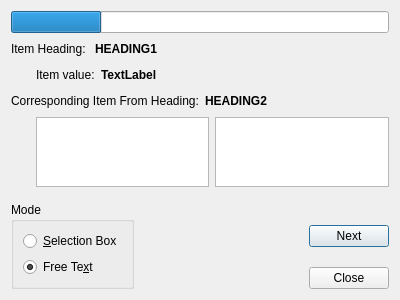
<?xml version="1.0" encoding="UTF-8"?>
<ui version="4.0">
 <class>QuizDialog</class>
 <widget class="QDialog" name="QuizDialog">
  <property name="geometry">
   <rect>
    <x>0</x>
    <y>0</y>
    <width>400</width>
    <height>300</height>
   </rect>
  </property>
  <property name="windowTitle">
   <string>Quiz</string>
  </property>
  <layout class="QVBoxLayout" name="verticalLayout_3">
   <item>
    <widget class="QProgressBar" name="progressBar">
     <property name="value">
      <number>24</number>
     </property>
     <property name="textVisible">
      <bool>false</bool>
     </property>
     <property name="invertedAppearance">
      <bool>false</bool>
     </property>
    </widget>
   </item>
   <item>
    <widget class="QWidget" name="widget_6" native="true">
     <layout class="QHBoxLayout" name="horizontalLayout_5">
      <property name="leftMargin">
       <number>0</number>
      </property>
      <property name="topMargin">
       <number>0</number>
      </property>
      <property name="rightMargin">
       <number>0</number>
      </property>
      <property name="bottomMargin">
       <number>0</number>
      </property>
      <item>
       <widget class="QLabel" name="label">
        <property name="text">
         <string>Item Heading: </string>
        </property>
       </widget>
      </item>
      <item>
       <widget class="QLabel" name="labelHeading1">
        <property name="font">
         <font>
          <weight>75</weight>
          <bold>true</bold>
         </font>
        </property>
        <property name="text">
         <string>HEADING1</string>
        </property>
       </widget>
      </item>
      <item>
       <spacer name="horizontalSpacer_3">
        <property name="orientation">
         <enum>Qt::Horizontal</enum>
        </property>
        <property name="sizeHint" stdset="0">
         <size>
          <width>40</width>
          <height>20</height>
         </size>
        </property>
       </spacer>
      </item>
     </layout>
    </widget>
   </item>
   <item>
    <widget class="QWidget" name="widget_4" native="true">
     <layout class="QHBoxLayout" name="horizontalLayout_3">
      <property name="leftMargin">
       <number>25</number>
      </property>
      <property name="topMargin">
       <number>0</number>
      </property>
      <property name="rightMargin">
       <number>0</number>
      </property>
      <property name="bottomMargin">
       <number>0</number>
      </property>
      <item>
       <widget class="QLabel" name="label_2">
        <property name="text">
         <string>Item value:</string>
        </property>
       </widget>
      </item>
      <item>
       <widget class="QLabel" name="labelDataFrom1">
        <property name="font">
         <font>
          <weight>75</weight>
          <bold>true</bold>
         </font>
        </property>
        <property name="text">
         <string>TextLabel</string>
        </property>
       </widget>
      </item>
      <item>
       <spacer name="horizontalSpacer_5">
        <property name="orientation">
         <enum>Qt::Horizontal</enum>
        </property>
        <property name="sizeHint" stdset="0">
         <size>
          <width>40</width>
          <height>20</height>
         </size>
        </property>
       </spacer>
      </item>
     </layout>
    </widget>
   </item>
   <item>
    <widget class="QWidget" name="widget_7" native="true">
     <layout class="QHBoxLayout" name="horizontalLayout_6">
      <property name="leftMargin">
       <number>0</number>
      </property>
      <property name="topMargin">
       <number>0</number>
      </property>
      <property name="rightMargin">
       <number>0</number>
      </property>
      <property name="bottomMargin">
       <number>0</number>
      </property>
      <item>
       <widget class="QLabel" name="label_3">
        <property name="text">
         <string>Corresponding Item From Heading:</string>
        </property>
       </widget>
      </item>
      <item>
       <widget class="QLabel" name="labelHeading2">
        <property name="font">
         <font>
          <weight>75</weight>
          <bold>true</bold>
         </font>
        </property>
        <property name="text">
         <string>HEADING2</string>
        </property>
       </widget>
      </item>
      <item>
       <spacer name="horizontalSpacer_4">
        <property name="orientation">
         <enum>Qt::Horizontal</enum>
        </property>
        <property name="sizeHint" stdset="0">
         <size>
          <width>40</width>
          <height>20</height>
         </size>
        </property>
       </spacer>
      </item>
     </layout>
    </widget>
   </item>
   <item>
    <widget class="QWidget" name="widget_5" native="true">
     <layout class="QHBoxLayout" name="horizontalLayout_4">
      <property name="leftMargin">
       <number>25</number>
      </property>
      <property name="topMargin">
       <number>0</number>
      </property>
      <property name="rightMargin">
       <number>0</number>
      </property>
      <property name="bottomMargin">
       <number>0</number>
      </property>
      <item>
       <widget class="QPlainTextEdit" name="textAnswer"/>
      </item>
      <item>
       <widget class="QListView" name="listAnswer">
        <property name="selectionMode">
         <enum>QAbstractItemView::NoSelection</enum>
        </property>
       </widget>
      </item>
     </layout>
    </widget>
   </item>
   <item>
    <widget class="QWidget" name="widget_3" native="true">
     <layout class="QHBoxLayout" name="horizontalLayout_2">
      <property name="leftMargin">
       <number>0</number>
      </property>
      <property name="rightMargin">
       <number>0</number>
      </property>
      <property name="bottomMargin">
       <number>0</number>
      </property>
      <item>
       <widget class="QGroupBox" name="groupBox">
        <property name="title">
         <string>Mode</string>
        </property>
        <layout class="QVBoxLayout" name="verticalLayout">
         <item>
          <widget class="QRadioButton" name="radioSelection">
           <property name="text">
            <string>&amp;Selection Box</string>
           </property>
           <property name="checked">
            <bool>false</bool>
           </property>
          </widget>
         </item>
         <item>
          <widget class="QRadioButton" name="radioFreeText">
           <property name="text">
            <string>Free Te&amp;xt</string>
           </property>
           <property name="checked">
            <bool>true</bool>
           </property>
          </widget>
         </item>
        </layout>
       </widget>
      </item>
      <item>
       <spacer name="horizontalSpacer_2">
        <property name="orientation">
         <enum>Qt::Horizontal</enum>
        </property>
        <property name="sizeHint" stdset="0">
         <size>
          <width>40</width>
          <height>20</height>
         </size>
        </property>
       </spacer>
      </item>
      <item>
       <widget class="QWidget" name="widget" native="true">
        <layout class="QVBoxLayout" name="verticalLayout_2">
         <property name="rightMargin">
          <number>0</number>
         </property>
         <property name="bottomMargin">
          <number>0</number>
         </property>
         <item>
          <widget class="QWidget" name="widget_2" native="true">
           <layout class="QHBoxLayout" name="horizontalLayout">
            <property name="rightMargin">
             <number>0</number>
            </property>
            <item>
             <spacer name="horizontalSpacer">
              <property name="orientation">
               <enum>Qt::Horizontal</enum>
              </property>
              <property name="sizeHint" stdset="0">
               <size>
                <width>40</width>
                <height>20</height>
               </size>
              </property>
             </spacer>
            </item>
            <item>
             <widget class="QPushButton" name="buttonNext">
              <property name="text">
               <string>Next</string>
              </property>
             </widget>
            </item>
           </layout>
          </widget>
         </item>
         <item>
          <widget class="QDialogButtonBox" name="buttonBox">
           <property name="orientation">
            <enum>Qt::Horizontal</enum>
           </property>
           <property name="standardButtons">
            <set>QDialogButtonBox::Close</set>
           </property>
          </widget>
         </item>
        </layout>
       </widget>
      </item>
     </layout>
    </widget>
   </item>
  </layout>
 </widget>
 <resources/>
 <connections>
  <connection>
   <sender>buttonBox</sender>
   <signal>accepted()</signal>
   <receiver>QuizDialog</receiver>
   <slot>accept()</slot>
   <hints>
    <hint type="sourcelabel">
     <x>248</x>
     <y>254</y>
    </hint>
    <hint type="destinationlabel">
     <x>157</x>
     <y>274</y>
    </hint>
   </hints>
  </connection>
  <connection>
   <sender>buttonBox</sender>
   <signal>rejected()</signal>
   <receiver>QuizDialog</receiver>
   <slot>reject()</slot>
   <hints>
    <hint type="sourcelabel">
     <x>316</x>
     <y>260</y>
    </hint>
    <hint type="destinationlabel">
     <x>286</x>
     <y>274</y>
    </hint>
   </hints>
  </connection>
 </connections>
</ui>
